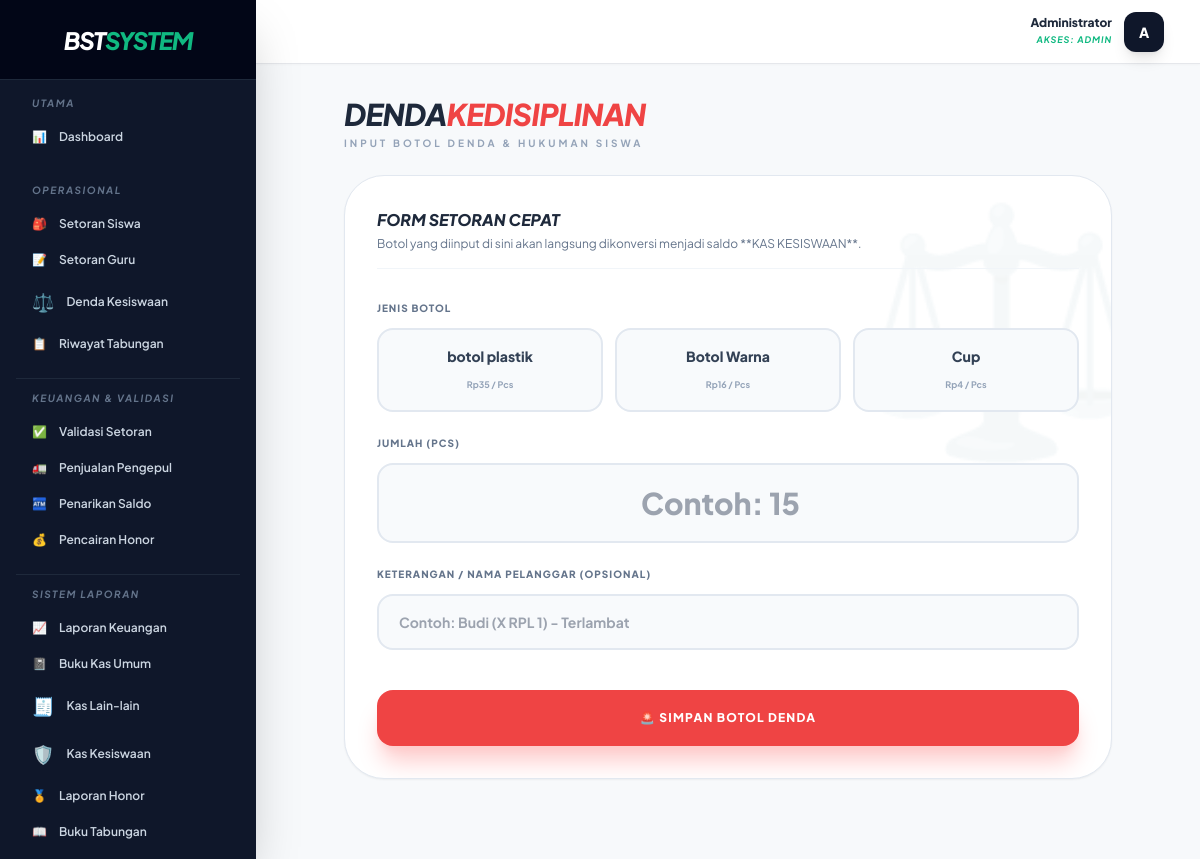
The app's page /public/setoran/create_kesiswaan (signed in) with its own data.
### tables this page shows
CREATE TABLE `kategori_sampah` (
  `id` int(11) NOT NULL AUTO_INCREMENT,
  `nama_sampah` varchar(100) NOT NULL,
  `harga_dasar` decimal(15,2) NOT NULL DEFAULT 0.00,
  `harga_guru` decimal(10,2) DEFAULT 0.00,
  `harga_pengepul` decimal(15,2) NOT NULL DEFAULT 0.00,
  `satuan` varchar(20) DEFAULT 'Pcs',
  `konversi_kg` int(11) NOT NULL DEFAULT 1,
  PRIMARY KEY (`id`)
);

### app/Controllers/SetoranController.php (called while the page is built, shortened)
<?php
class SetoranController {
    private $db;
    public function __construct() {
        $this->db = Database::getInstance()->getConnection();
    }
    public function create_kesiswaan() {
        $data = [];
        $data['kategori'] = $this->db->query("SELECT * FROM kategori_sampah WHERE nama_sampah != '🌟 REWARD PRESTASI' ORDER BY nama_sampah ASC")->fetchAll();
        require_once __DIR__ . '/../../views/layouts/admin.php';
    }
}
?>

### app/Core/Database.php (called while the page is built, shortened)
<?php
class Database {
    private static $instance = null;
    private $conn;
    private function __construct() {
        try {
            $dsn = "mysql:host=" . DB_HOST . ";dbname=" . DB_NAME . ";charset=utf8mb4";
            $options = [
                PDO::ATTR_ERRMODE => PDO::ERRMODE_EXCEPTION,
                PDO::ATTR_DEFAULT_FETCH_MODE => PDO::FETCH_ASSOC,
                PDO::ATTR_EMULATE_PREPARES => false,
            ];
            $this->conn = new PDO($dsn, DB_USER, DB_PASS, $options);
        } catch (PDOException $e) {
            die("Koneksi Database Gagal: " . $e->getMessage());
        }
    }
    public static function getInstance() {
        if (self::$instance === null) {
            self::$instance = new self();
        }
        return self::$instance;
    }
    public function getConnection() {
        return $this->conn;
    }
}

### views/admin/setoran/kesiswaan_create.php (the view, shortened to what this page needs)
<div class="max-w-3xl mx-auto space-y-6 pb-12">
    <div>
        <h2 class="text-3xl font-black text-slate-800 italic uppercase tracking-tight">DENDA<span class="text-red-500">KEDISIPLINAN</span></h2>
        <p class="text-[10px] font-bold text-slate-400 uppercase tracking-[0.3em] mt-1">Input Botol Denda & Hukuman Siswa</p>
    </div>
    <div class="bg-white p-8 rounded-[2.5rem] border border-slate-200 shadow-sm relative overflow-hidden">
        <div class="absolute -right-10 -top-10 opacity-5 text-[15rem] pointer-events-none">⚖️</div>
        <div class="mb-8 border-b border-slate-100 pb-4 relative z-10">
            <h3 class="font-black text-slate-800 uppercase italic">Form Setoran Cepat</h3>
            <p class="text-xs text-slate-500 mt-1">Botol yang diinput di sini akan langsung dikonversi menjadi saldo **KAS KESISWAAN**.</p>
        </div>
        <form action="<?= BASE_URL ?>/setoran/store_kesiswaan" method="POST" class="space-y-6 relative z-10">
            <div>
                <label class="block text-[10px] font-black text-slate-500 uppercase tracking-widest mb-3">Jenis Botol</label>
                <div class="grid grid-cols-2 md:grid-cols-3 gap-3">
                    <?php foreach($kategori as $k): ?>
                    <label class="cursor-pointer relative group">
                        <div class="px-4 py-4 bg-slate-50 border-2 border-slate-200 rounded-2xl text-center peer-checked:border-red-500 peer-checked:bg-red-50 hover:bg-slate-100 transition-all">
                            <span class="block text-sm font-black text-slate-700 peer-checked:text-red-700 mb-1"><?= htmlspecialchars($k['nama_sampah']) ?></span>
                            <span class="text-[9px] font-bold text-slate-400">Rp<?= number_format($k['harga_dasar'],0) ?> / <?= $k['satuan'] ?></span>
                        </div>
                    </label>
                    <?php endforeach; ?>
                </div>
            </div>
            <div>
                <label class="block text-[10px] font-black text-slate-500 uppercase tracking-widest mb-3">Jumlah (Pcs)</label>
                <input type="number" name="berat" placeholder="Contoh: 15" min="1" required class="w-full px-6 py-5 bg-slate-50 border-2 border-slate-200 rounded-2xl text-3xl font-black text-center text-slate-900 focus:border-red-400 focus:ring-0 outline-none transition-colors">
            </div>
            <div>
                <label class="block text-[10px] font-black text-slate-500 uppercase tracking-widest mb-3">Keterangan / Nama Pelanggar (Opsional)</label>
                <input type="text" name="keterangan" placeholder="Contoh: Budi (X RPL 1) - Terlambat" class="w-full px-5 py-4 bg-slate-50 border-2 border-slate-200 rounded-2xl text-sm font-bold text-slate-700 focus:border-red-400 outline-none transition-colors">
            </div>
            <div class="pt-4">
                <button type="submit" class="w-full py-5 bg-red-500 text-white text-xs font-black uppercase tracking-widest rounded-2xl shadow-xl shadow-red-200 hover:bg-red-600 transition-transform active:scale-95">
                    🚨 Simpan Botol Denda
                </button>
            </div>
        </form>
    </div>
</div>

### views/layouts/admin.php (style rules this page uses)
body { font-family: 'Plus Jakarta Sans', sans-serif; background-color: #f8fafc; }

### records on screen
kategori_sampah: nama_sampah "botol plastik", harga_dasar "35", satuan "Pcs"
kategori_sampah: nama_sampah "Botol Warna", harga_dasar "16", satuan "Pcs"
kategori_sampah: nama_sampah "Cup", harga_dasar "4", satuan "Pcs"

### other values on screen
$_SESSION['nama'] "Administrator"
$role "ADMIN"
substr($_SESSION['nama'] ?? 'U', 0, 1) "A"
